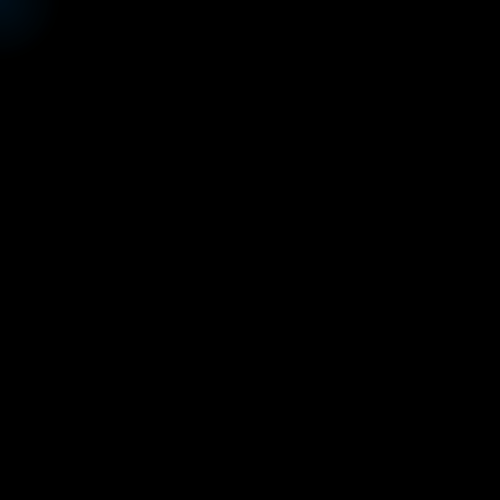
Frame 1 (no input)
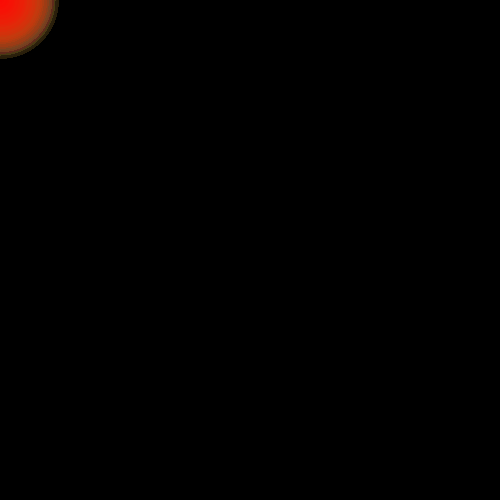
Frame 60 (the mouse pressed at the canvas centre just before this capture)
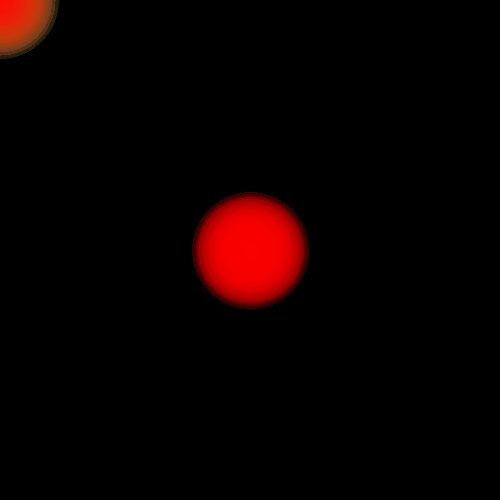
Frame 120 (the mouse held since frame 60 and released just before this capture)

The Processing sketch that drew these frames (run headless with seeded random() and noise(); from frame 60 on, the mouse is pressed at the canvas centre):

// Processing sketch: processing_104089
// ── processing_104089.pde

int cols;
int rows;
float c;
int currentFrameCount;

void setup() {
  size(500, 500);
  colorMode(HSB);
  background(0);
  smooth();
  cols = width;
  rows = height;
}

void draw() {
  println(frameCount);
  if(frameCount-currentFrameCount<= 35){
    c=map(frameCount-currentFrameCount,0,35,150,0);
    }else{c=0;}
//  fill(0,10);
//  rect(0,0,width,height);
  for (int i = 0; i < cols; i++) {
    for (int j = 0; j < rows; j++) {
      if (dist(mouseX, mouseY, i, j)<60) {
        stroke(c,255,255,(60-dist(mouseX, mouseY, i, j))*0.6);
        point(i, j);
      }
    }
  }
}

void mouseMoved(){
  frameCount=currentFrameCount;
  }
